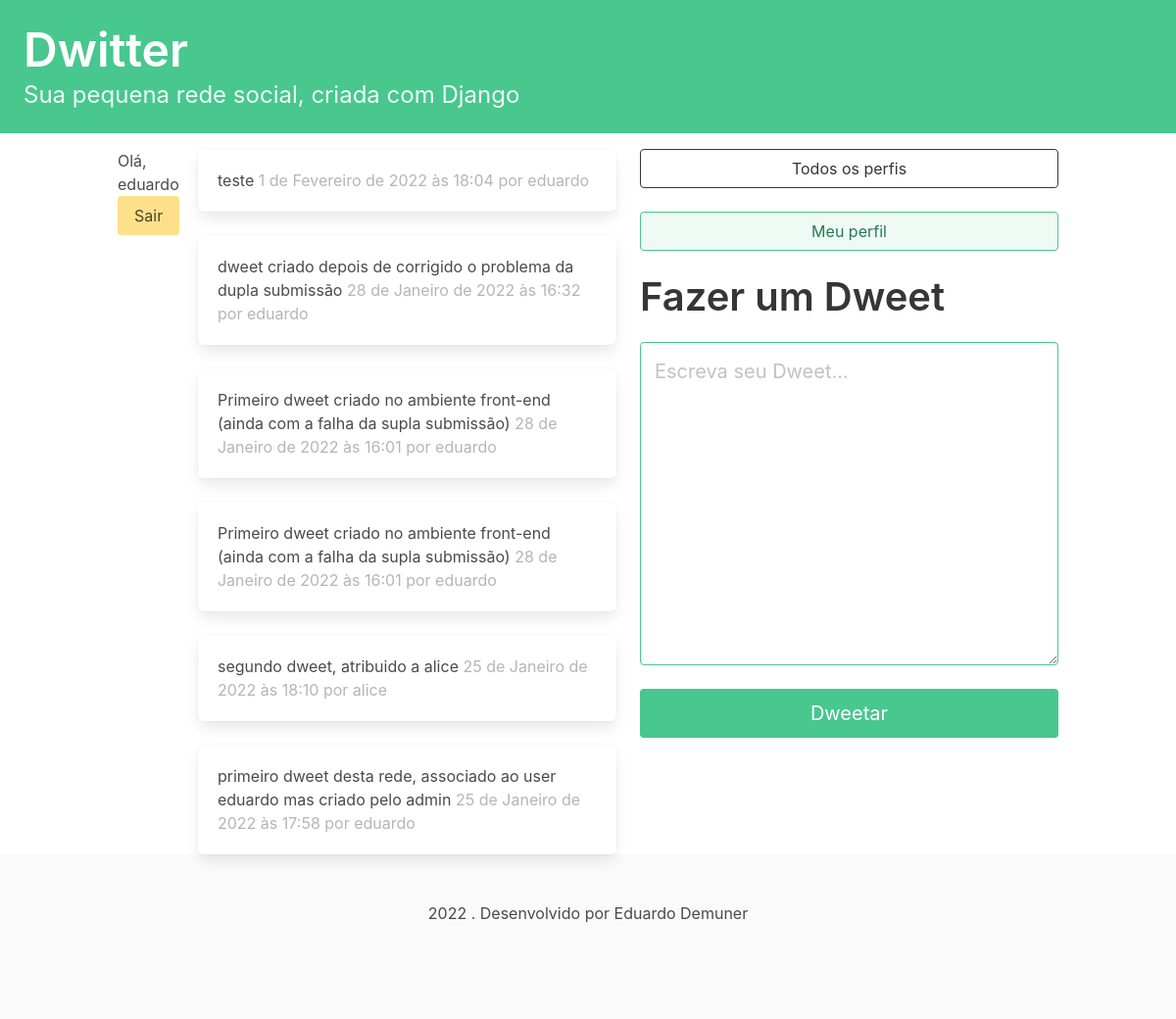
The app's page / (signed in), older data.
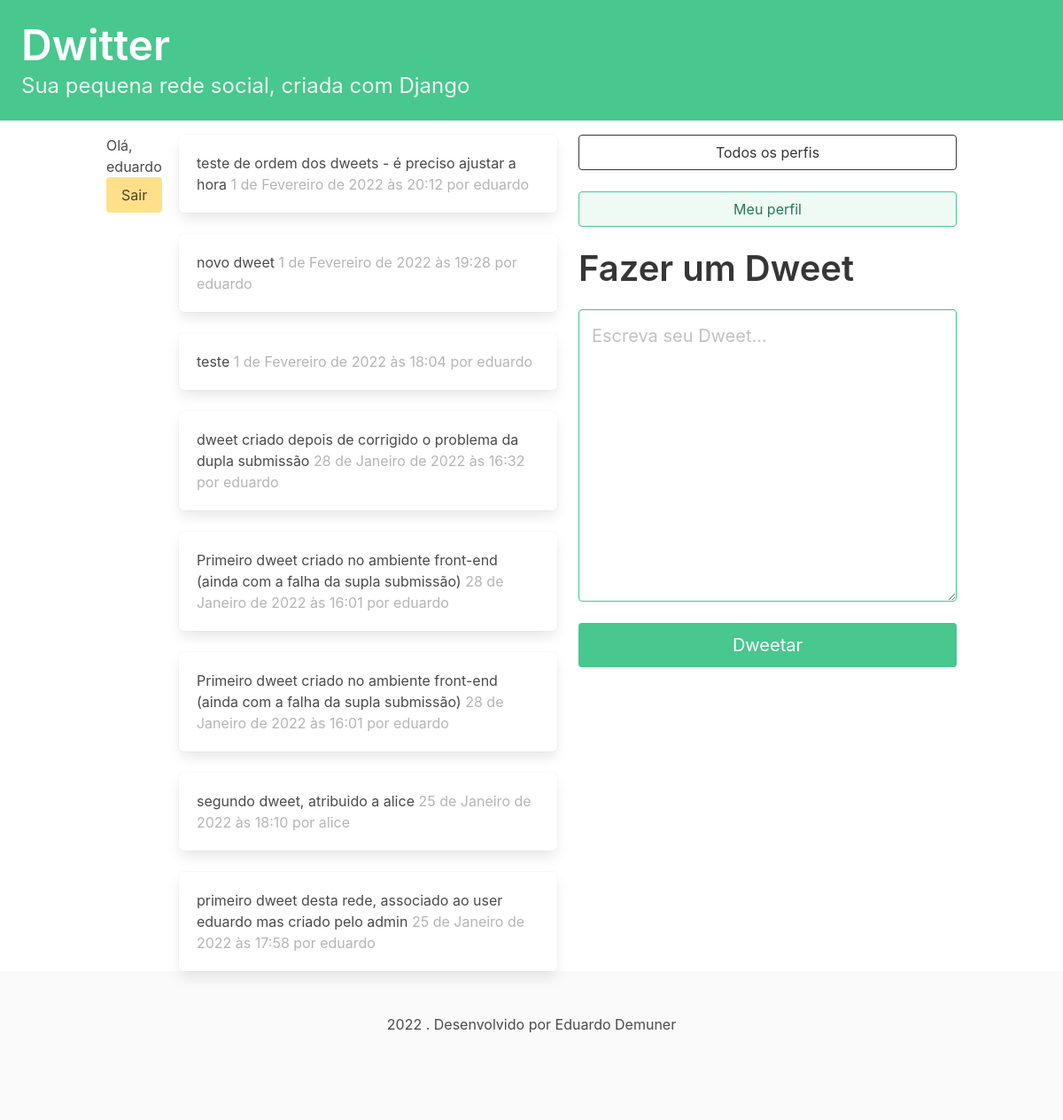
The same page, newer data.
### dwitter/models.py (models this page shows, shortened)
class Dweet(models.Model):
    user = models.ForeignKey(
        User, related_name="dweets", on_delete=models.DO_NOTHING
    )
    body = models.CharField(max_length=140)
    created_at = models.DateTimeField(auto_now_add=True)

### dwitter/views.py (the view)
# urls.py: path("", dashboard, name="dashboard"),
@login_required(login_url='/login/')
def dashboard(request):
    form = DweetForm(request.POST or None)
    if request.method == "POST":
        if form.is_valid():
            dweet = form.save(commit=False)
            dweet.user = request.user
            dweet.save()
            return redirect("dwitter:dashboard")
    followed_dweets = Dweet.objects.filter(
        user__profile__in=request.user.profile.follows.all()
    ).order_by("-created_at")
    return render(request, "dwitter/dashboard.html", {"form": form, "dweets":followed_dweets})

### dwitter/forms.py
class DweetForm(forms.ModelForm):
    body = forms.CharField(
        required=True,
        widget=forms.Textarea(
            attrs={
                "placeholder": "Escreva seu Dweet...",
                "class": "textarea is-success is-medium",
            }
        ),
        label="",
        error_messages={'max_length':'Este dweet está muito longo! Observe o limite de 140 caracteres.'}
    )
    class Meta:
        model = Dweet
        exclude = ("user", )

### dwitter/templates/dwitter/dashboard.html (shortened to what this page needs)
{% extends 'base.html' %}
{% block content %}
    <div class="column">
    {% for dweet in dweets %}
        <div class="box">
            {{dweet.body}}
            <span class="is-small has-text-grey-light">
                {{ dweet.created_at }} por {{ dweet.user.username }}
            </span>
        </div>
    {% endfor %}
    </div>
    <div class="column">
        <div class="block">
            <a href="{% url 'dwitter:profile_list' %} ">
                <button class="button is-dark is-outlined is-fullwidth">
                    Todos os perfis
                </button>
            </a>
        </div>
        <div class="block">
            <a href="{% url 'dwitter:profile' request.user.profile.id %} ">
                <button class="button is-success is-light is-outlined is-fullwidth">
                    Meu perfil
                </button>
            </a>
        </div>
        <div class="block">
            <div class="block">
                <h2 class="title is-2">Fazer um Dweet</h2>
            </div>
            <div class="block">
                <form method="post">
                    {{ form.as_p }}
                    <button class="button is-success is-fullwidth is-medium mt-5"
                            type="submit">
                        Dweetar
                    </button>
                </form>
            </div>
        </div>
    </div>
{% endblock content %}

### dwitter/templates/base.html (shortened to what this page needs)
<!DOCTYPE html>
<html lang="pt-br">
<head>
    <link rel="stylesheet"
          href="https://cdn.jsdelivr.net/npm/bulma@0.9.3/css/bulma.min.css">
</head>
<body>
<a href="{% url 'dwitter:dashboard' %}">
  <section class="hero is-small is-success mb-4">
    <div class="hero-body">
        <h1 class="title is-1">Dwitter</h1>
        <p class="subtitle is-4">Sua pequena rede social, criada com Django</p>
    </div>
  </section>
</a>
<div class="container">
    <div class="columns">
        <div class="column is-1">
            {% if user.is_authenticated %}
                Olá, {{ user.username }}
                <a href="{% url 'dwitter:logout' %}">
                    <button class="button is-warning">
                        Sair
                    </button>
                </a>
            {% else %}
                tchau
            {% endif %}
        </div>
        {% block content %}
        {% endblock content %}
    </div>
</div>
<footer class="footer">
  <div class="content has-text-centered">
      2022 . Desenvolvido por Eduardo Demuner
  </div>
</footer>
</body>
</html>

Row changes from the older to the newer data that the page shows:
added Dweet: body "teste de ordem dos dweets - é preciso ajustar a hora", created_at "1 de Fevereiro de 2022 às 20:12", user.username "eduardo"
added Dweet: body "novo dweet", created_at "1 de Fevereiro de 2022 às 19:28", user.username "eduardo"
